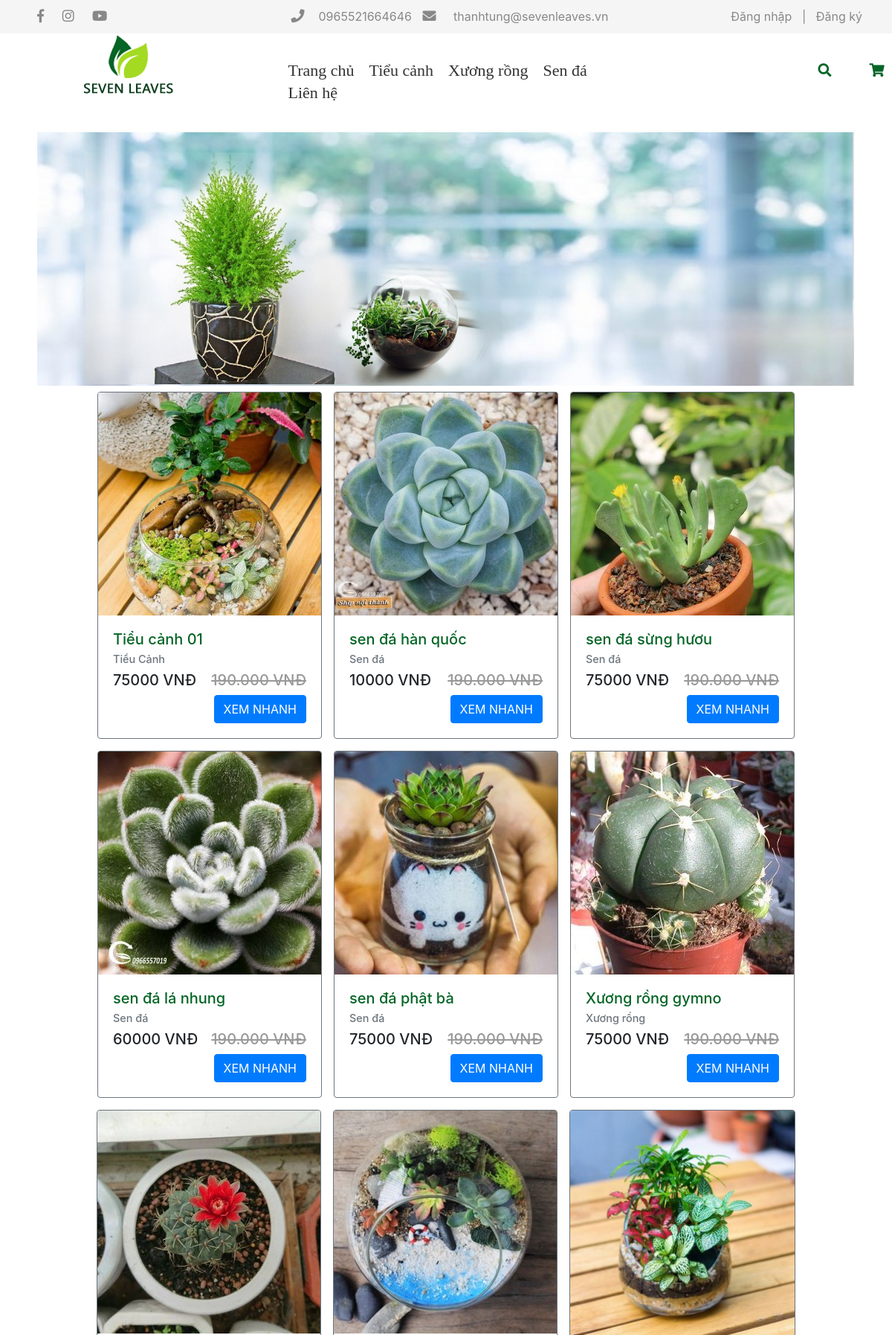
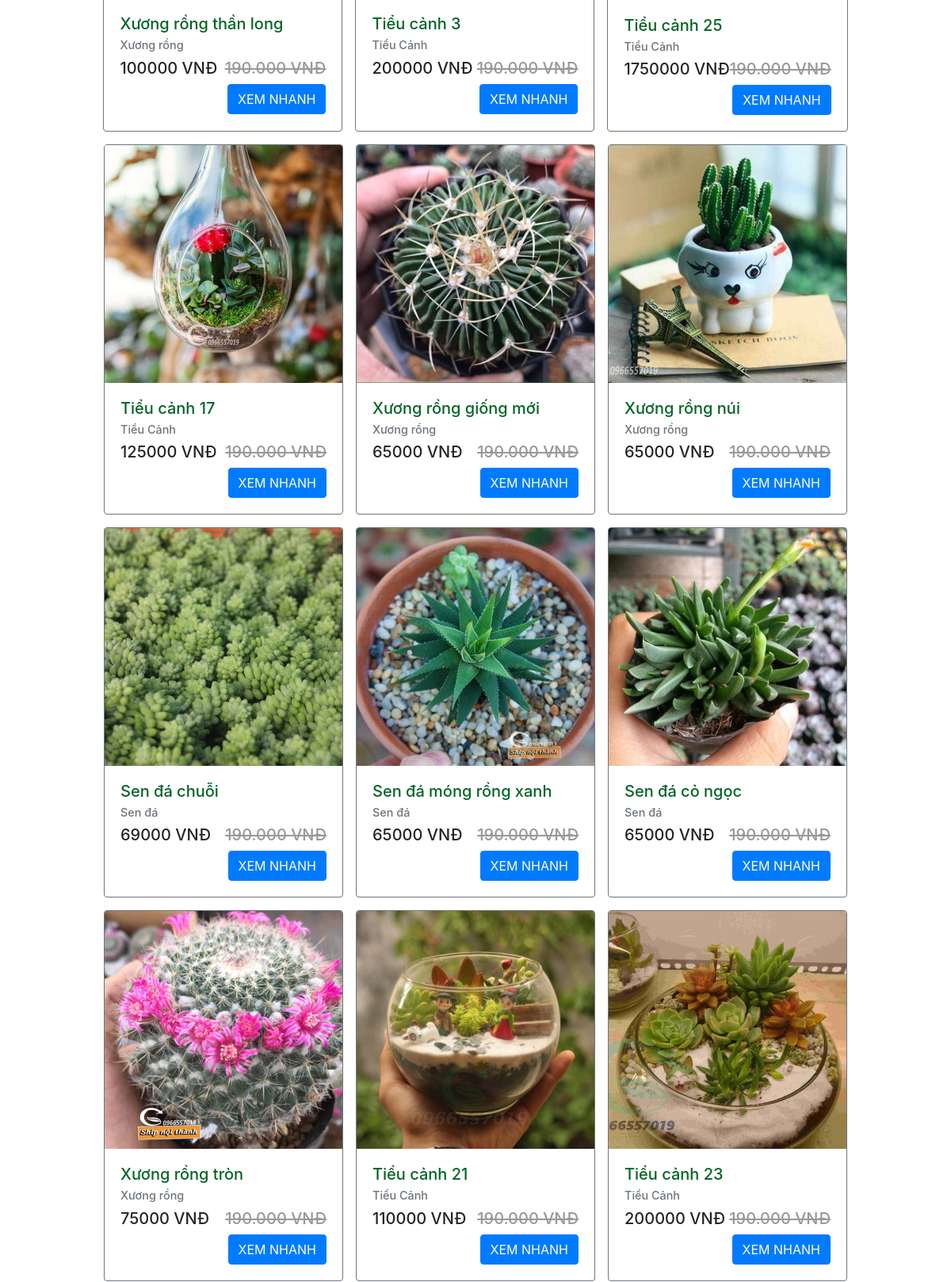
The page / (upper part) on the database its author committed (2 pictures, top to bottom).
### tables this page shows
CREATE TABLE `sanpham` (
  `MaSanPham` int(11) NOT NULL,
  `TenSanPham` varchar(45) NOT NULL,
  `HinhURL` varchar(45) NOT NULL,
  `GiaSanPham` int(11) NOT NULL,
  `NgayNhap` date NOT NULL,
  `SoLuongTon` int(11) NOT NULL,
  `SoLuongBan` int(11) NOT NULL,
  `SoLuotXem` int(11) NOT NULL,
  `MoTa` text NOT NULL,
  `BiXoa` int(11) NOT NULL,
  `MaLoaiSanPham` int(11) NOT NULL,
  `MaHangSanXuat` int(11) NOT NULL
);

CREATE TABLE `loaisanpham` (
  `MaLoaiSanPham` int(11) NOT NULL,
  `TenLoaiSanPham` varchar(64) NOT NULL,
  `BiXoa` tinyint(1) NOT NULL
);

### BUS/SanPham_BUS.php (called while the page is built, shortened)
<?php
include_once __DIR__ . '/../DAO/SanPham_DAO.php';
include_once __DIR__ . '/../DTO/SanPham_DTO.php';
class SanPham_BUS
{
    public $SP;
    public function __construct()
    {
        $this->SP = new SanPham_DAO();
    }
    public function LoadTatCaSanPham()
    {
        $loadSP = new SanPham_DAO();
        $result = $loadSP->LoadTatCaSanPham();
        $danhSachSanPham = array();
        if ($result->num_rows > 0)
        {
            while($row = $result->fetch_assoc())
            {
                $sp = new SanPham();
                $sp->setTenSanPham($row['TenSanPham']);
                $sp->setHinhURL($row['HinhURL']);
                $sp->setGiaSanPham($row['GiaSanPham']);
                $sp->setMoTa($row['MoTa']);
                $sp->setMaSanPham($row['MaSanPham']);
                $sp->setMaLoaiSanPham($row['MaLoaiSanPham']);
                $danhSachSanPham[] = $sp;
            }
        }
        return $danhSachSanPham;
    }
    public function getTenLoaiSanPham($MaLoai)
    {
        return $this->SP->getTenLoaiSanPham($MaLoai);
    }
}

### DAO/DB.php (called while the page is built, shortened)
<?php
class DB
{
    var $host       = 'localhost';
    var $user       = 'root';
    var $password   = '';
    var $database   = 'quanlycaycanhstore';
    public function ExcuteQuery($sql){
        $connection = new mysqli($this->host, $this->user, $this->password, $this->database) or die('Không thể kết nối database');
        mysqli_set_charset($connection,'UTF8');
        $result = mysqli_query($connection, $sql);
        return $result;
    }
}
?>

### DAO/SanPham_DAO.php (called while the page is built, shortened)
<?php
    include_once 'DB.php';
    class SanPham_DAO{
        public function LoadTatCaSanPham(){
            $truyvan = 'select TenSanPham, HinhURL, GiaSanPham, MoTa, MaSanPham, MaLoaiSanPham from sanpham';
            $db = new DB();
            $ketQua = $db->ExcuteQuery($truyvan);
            return $ketQua;
        }
        public function getTenLoaiSanPham($MaLoai)
        {
            $sql = 'SELECT TenLoaiSanPham FROM loaisanpham WHERE MaLoaiSanPham='.$MaLoai;
            $db = new DB();
            $ketQua = $db->ExcuteQuery($sql);
            $row = $ketQua->fetch_assoc();
            return $row['TenLoaiSanPham'];
        }
    }
?>

### DTO/SanPham_DTO.php (called while the page is built, shortened)
<?php
    class SanPham{
        private $TenSanPham;
        private $HinhURL;
        private $GiaSanPham;
        private $MaLoaiSanPham;
        private $MaSanPham;
        private $MoTa;
        public function getMaLoaiSanPham()
        {
            return $this->MaLoaiSanPham;
        }
        public function getMoTa()
        {
            return $this->MoTa;
        }
        public function getGiaSanPham()
        {
            return $this->GiaSanPham;
        }
        public function getHinhURL()
        {
            return $this->HinhURL;
        }
        public function getTenSanPham()
        {
            return $this->TenSanPham;
        }
        public function getMaSanPham()
        {
            return $this->MaSanPham;
        }
        public function setTenSanPham($TenSanPham): void
        {
            $this->TenSanPham = $TenSanPham;
        }
        public function setMoTa($MoTa): void
        {
            $this->MoTa = $MoTa;
        }
        public function setMaLoaiSanPham($MaLoaiSanPham): void
        {
            $this->MaLoaiSanPham = $MaLoaiSanPham;
        }
        public function setHinhURL($HinhURL): void
        {
            $this->HinhURL = $HinhURL;
        }
        public function setGiaSanPham($GiaSanPham): void
        {
            $this->GiaSanPham = $GiaSanPham;
        }
        public function setMaSanPham($MaSanPham): void
        {
            $this->MaSanPham = $MaSanPham;
        }
    }
?>

### GUI/modules/mContent.php (the view, shortened to what this page needs)
<?php
include_once __DIR__.'/../../BUS/SanPham_BUS.php';
$where = array();
$loadSP = new SanPham_BUS();
if ($where)
{
    $result = $loadSP->LoadSanPhamNhieuTieuChi($where);
}
else {
    $a=1;
    if(isset($_GET["a"]))
    {
        $a = $_GET["a"];
    }
    else {
        $a = 0;
    }
    if($a)
    {
        $result = $loadSP->LoadSanPhamByMaLoai($a);
    }
    else {
        $result = $loadSP->LoadTatCaSanPham();
    }
}
$tenLoai = new SanPham_BUS();
foreach ($result as $loadSP) {
    echo'
        <div class="card border-secondary product mt-2 mr-2 ml-2 mb-2">
            <img class="card-img-top" src="admin/GUI/modules/upload/'.$loadSP->getHinhURL().'" alt="Card image cap">
            <div class="card-body">
                <h5 class="card-title" style="color:#056526; font-style: normal">'.$loadSP->getTenSanPham().'</h5>
                <h6 class="card-subtitle mb-2 text-muted" style="font-size:0.9rem">'.$tenLoai->getTenLoaiSanPham($loadSP->getMaLoaiSanPham()).'</h6>
                <div class="price-wrap h5">
                    <span>'.$loadSP->getGiaSanPham().' VNĐ</span> <del class="float-right" style="color: #999;">190.000 VNĐ</del>
                </div>
                <button type="button" class="btn btn-primary float-right btnDetails" data-toggle="modal"
                        data-target="#details" data-price="'.$loadSP->getGiaSanPham().'" data-price_discount="190000" data-detail="'.$loadSP->getMoTa().'"
                        data-name="'.$loadSP->getTenSanPham().'" data-image="admin/GUI/modules/upload/'.$loadSP->getHinhURL().'" data-id="'.$loadSP->getMaSanPham().'">
                        XEM NHANH
                </button>
            </div>
        </div>
        ';
}

### GUI/css/DEFAULT.css (style rules this page uses)
body { margin: 0; padding: 0; box-sizing: border-box; overflow-x: hidden; }
.menutop ul, { margin: 0; padding: 0; list-style: none; }
body { margin: 0; }
* { margin: 0; padding: 0; box-sizing: border-box; }

### rows shown on the page
sanpham: HinhURL (picture), TenSanPham "Tiểu cảnh 01", MaLoaiSanPham.TenLoaiSanPham "Tiểu Cảnh", GiaSanPham "75000"
sanpham: HinhURL (picture), TenSanPham "sen đá hàn quốc", MaLoaiSanPham.TenLoaiSanPham "Sen đá", GiaSanPham "10000"
sanpham: HinhURL (picture), TenSanPham "sen đá sừng hươu", MaLoaiSanPham.TenLoaiSanPham "Sen đá", GiaSanPham "75000"
sanpham: HinhURL (picture), TenSanPham "sen đá lá nhung", MaLoaiSanPham.TenLoaiSanPham "Sen đá", GiaSanPham "60000"
sanpham: HinhURL (picture), TenSanPham "sen đá phật bà", MaLoaiSanPham.TenLoaiSanPham "Sen đá", GiaSanPham "75000"
sanpham: HinhURL (picture), TenSanPham "Xương rồng gymno", MaLoaiSanPham.TenLoaiSanPham "Xương rồng", GiaSanPham "75000"
sanpham: HinhURL (picture), TenSanPham "Xương rồng thần long", MaLoaiSanPham.TenLoaiSanPham "Xương rồng", GiaSanPham "100000"
sanpham: HinhURL (picture), TenSanPham "Tiểu cảnh 3", MaLoaiSanPham.TenLoaiSanPham "Tiểu Cảnh", GiaSanPham "200000"
sanpham: HinhURL (picture), TenSanPham "Tiểu cảnh 25", MaLoaiSanPham.TenLoaiSanPham "Tiểu Cảnh", GiaSanPham "1750000"
sanpham: HinhURL (picture), TenSanPham "Tiểu cảnh 17", MaLoaiSanPham.TenLoaiSanPham "Tiểu Cảnh", GiaSanPham "125000"
sanpham: HinhURL (picture), TenSanPham "Xương rồng giống mới", MaLoaiSanPham.TenLoaiSanPham "Xương rồng", GiaSanPham "65000"
sanpham: HinhURL (picture), TenSanPham "Xương rồng núi", MaLoaiSanPham.TenLoaiSanPham "Xương rồng", GiaSanPham "65000"
sanpham: HinhURL (picture), TenSanPham "Sen đá chuỗi", MaLoaiSanPham.TenLoaiSanPham "Sen đá", GiaSanPham "69000"
sanpham: HinhURL (picture), TenSanPham "Sen đá móng rồng xanh", MaLoaiSanPham.TenLoaiSanPham "Sen đá", GiaSanPham "65000"
sanpham: HinhURL (picture), TenSanPham "Sen đá cỏ ngọc", MaLoaiSanPham.TenLoaiSanPham "Sen đá", GiaSanPham "65000"
sanpham: HinhURL (picture), TenSanPham "Xương rồng tròn", MaLoaiSanPham.TenLoaiSanPham "Xương rồng", GiaSanPham "75000"
sanpham: HinhURL (picture), TenSanPham "Tiểu cảnh 21", MaLoaiSanPham.TenLoaiSanPham "Tiểu Cảnh", GiaSanPham "110000"
sanpham: HinhURL (picture), TenSanPham "Tiểu cảnh 23", MaLoaiSanPham.TenLoaiSanPham "Tiểu Cảnh", GiaSanPham "200000"
